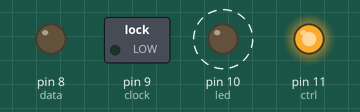
A sketch run on a simulated Arduino Uno, built with avr-gcc and run on an emulated ATmega328P. Shown: switched loads named in the sketch (green lamp = pin HIGH), output pins drawn as LEDs (lit = HIGH). Dashed ring = blinking.

Above: at 1.2 s.
Timing chart, 0 to 2.7 s (numbered marks = the images above):
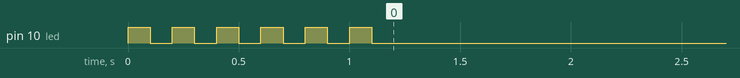

Measured:
- by itself, pin 10 (led): alternates HIGH for 0.10 s and LOW for 0.10 s, 11 changes in all, then stays LOW

The sketch:

74HC164.ino
```cpp
//I use the 8 rows by 4 columns, the wheigt of bit is:
// //I let first row empty, but is possible use it on "Q", or "Ç" for example, put it in the last!
//
//       1 2 4 8 //Firts word of 4 bits on Byte  // This is top of char...
//       1 2 4 8 //Second workd of 4 bits on Byte
//       1 2 4 8 //Firts word of 4 bits on Byte
//       1 2 4 8 //Second workd of 4 bits on Byte
//       1 2 4 8 //Firts word of 4 bits on Byte
//       1 2 4 8 //Second workd of 4 bits on Byte
//       1 2 4 8 //Firts word of 4 bits on Byte
//       1 2 4 8 //Second workd of 4 bits on Byte //This is bottom of char...
//
// How draw number "1": 0x02,0x32,0x22,0x27, //1
// How draw letter "A": 0x0F,0x99,0xF9,0x99, //A


#define data 8
#define clock 9
#define led 10
#define ctrl 11

uint8_t letter[110] = { 0x0F,0x99,0xF9,0x99, //A
                        0x07,0xAA,0x7A,0xA7, //B
                        0x07,0x11,0x11,0x17, //C
                        0x07,0xAA,0xAA,0xA7, //D
                        0x07,0x11,0x71,0x17, //E
                        0x07,0x11,0x71,0x11, //F
                        0x0F,0x11,0xD9,0x9F, //G
                        0x09,0x99,0xF9,0x99, //H
                        0x07,0x22,0x22,0x27, //I
                        0x07,0x44,0x45,0x57, //J
                        0x09,0x55,0x35,0x59, //K
                        0x01,0x11,0x11,0x17, //L
                        0x09,0xF9,0x99,0x99, //M
                        0x09,0xBD,0x99,0x99, //N
                        0x0F,0x99,0x99,0x9F, //O
                        0x0F,0x99,0xF1,0x11, //P
                        0x0F,0x99,0x99,0xDF, //Q
                        0x07,0x99,0x73,0x59, //R
                        0x07,0x11,0x74,0x47, //S
                        0x07,0x22,0x22,0x22, //T
                        0x09,0x99,0x99,0x96, //U
                        0x09,0x99,0x55,0x31, //V
                        0x09,0x96,0x69,0x99, //X
                        0x07,0x44,0x22,0x17, //Z
                        0x09,0x99,0x99,0xF9, //W
                      };

uint8_t numbers[40] = { 0x07,0x55,0x55,0x57, //0
                        0x02,0x32,0x22,0x27, //1
                        0x07,0x44,0x22,0x17, //2
                        0x07,0x44,0x74,0x47, //3
                        0x05,0x55,0x74,0x44, //4
                        0x07,0x11,0x74,0x47, //5
                        0x07,0x11,0x69,0x96, //6
                        0x07,0x44,0x44,0x44, //7
                        0x06,0x99,0x69,0x96, //8
                        0x06,0x99,0x68,0x86, //9
                      };


uint8_t byte_1 = 0x00;
uint8_t byte_2 = 0x00;
uint8_t byte_3 = 0x00;
uint8_t byte_4 = 0x00;

void setup(){
  pinMode(clock, OUTPUT); // make the clock pin an output
  pinMode(data , OUTPUT); // make the data pin an output
  pinMode(led, OUTPUT);  // make the led pin an output
  pinMode(ctrl, OUTPUT);
  digitalWrite(led, HIGH);
  digitalWrite(ctrl, HIGH);

  Serial.begin(115200);
}
void ledPanel(){
  for(uint8_t i = 0; i < 6; i++){
    digitalWrite(led, HIGH);
    delay(100);
    digitalWrite(led, LOW);
    delay(100);
  }
}
void allOn(){
long length32 = 0x00000000;  //Hexadecimal declaration filled.
     length32 = 0B11111111111111111111111111111111;  //Binary filled
        byte_4 = (length32 & 0xff000000) >>  24;
        byte_3 = (length32 & 0x00ff0000) >>  16;
        byte_2 = (length32 & 0x0000ff00) >>  8;
        byte_1 = (length32 & 0x000000ff) >>  0;
    // Serial.print("lng: ");
    // Serial.println(length32, BIN);
  shiftOut(data, clock, MSBFIRST, ~byte_1);//
  shiftOut(data, clock, MSBFIRST, ~byte_2);//
  shiftOut(data, clock, MSBFIRST, ~byte_3);//
  shiftOut(data, clock, MSBFIRST, ~byte_4);//
  delay(1000);
}
void allOff(){
long length32 = 0x00000000;  //Hexadecimal declaration filled.
     length32 = 0B00000000000000000000000000000000;  //Binary filled
        byte_4 = (length32 & 0xff000000) >>  24;
        byte_3 = (length32 & 0x00ff0000) >>  16;
        byte_2 = (length32 & 0x0000ff00) >>  8;
        byte_1 = (length32 & 0x000000ff) >>  0;
    // Serial.print("lng: ");
    // Serial.println(length32, BIN);
  shiftOut(data, clock, MSBFIRST, ~byte_1);//
  shiftOut(data, clock, MSBFIRST, ~byte_2);//
  shiftOut(data, clock, MSBFIRST, ~byte_3);//
  shiftOut(data, clock, MSBFIRST, ~byte_4);//
  delay(1000);
}
void oneByOne(){
long length32 = 0x00000000;  //Hexadecimal declaration filled.
  for(uint8_t i = 0; i < 32; i++){
     length32 = 0B00000000000000000000000000000001;  //Binary filled
    length32 = (length32 << i);
        byte_4 = (length32 & 0xff000000) >>  24;
        byte_3 = (length32 & 0x00ff0000) >>  16;
        byte_2 = (length32 & 0x0000ff00) >>  8;
        byte_1 = (length32 & 0x000000ff) >>  0;
    // Serial.print("lng: ");
    // Serial.println(length32, BIN);
  shiftOut(data, clock, MSBFIRST, ~byte_1);//
  shiftOut(data, clock, MSBFIRST, ~byte_2);//
  shiftOut(data, clock, MSBFIRST, ~byte_3);//
  shiftOut(data, clock, MSBFIRST, ~byte_4);//
  delay(1000);
  }
}
void loop() {
  ledPanel();
for(uint8_t s = 0; s < 4; s++){
  allOn();
  delay(100);
  allOff();
  delay(100);
}
  oneByOne();
for (uint8_t ch = 0; ch <40; ch=ch+4){
      byte_1 = numbers[ch];
      byte_2 = numbers[ch+1];
      byte_3 = numbers[ch+2];
      byte_4 = numbers[ch+3];

      shiftOut(data, clock, MSBFIRST, ~byte_1); //
      shiftOut(data, clock, MSBFIRST, ~byte_2); //
      shiftOut(data, clock, MSBFIRST, ~byte_3); //
      shiftOut(data, clock, MSBFIRST, ~byte_4); //
      delay(1000);
  }
  for (uint8_t ch = 0; ch <100; ch=ch+4){
      byte_1 = letter[ch];
      byte_2 = letter[ch+1];
      byte_3 = letter[ch+2];
      byte_4 = letter[ch+3];

      shiftOut(data, clock, MSBFIRST, ~byte_1); //
      shiftOut(data, clock, MSBFIRST, ~byte_2); //
      shiftOut(data, clock, MSBFIRST, ~byte_3); //
      shiftOut(data, clock, MSBFIRST, ~byte_4); //
      delay(1000);
  }
}
```
